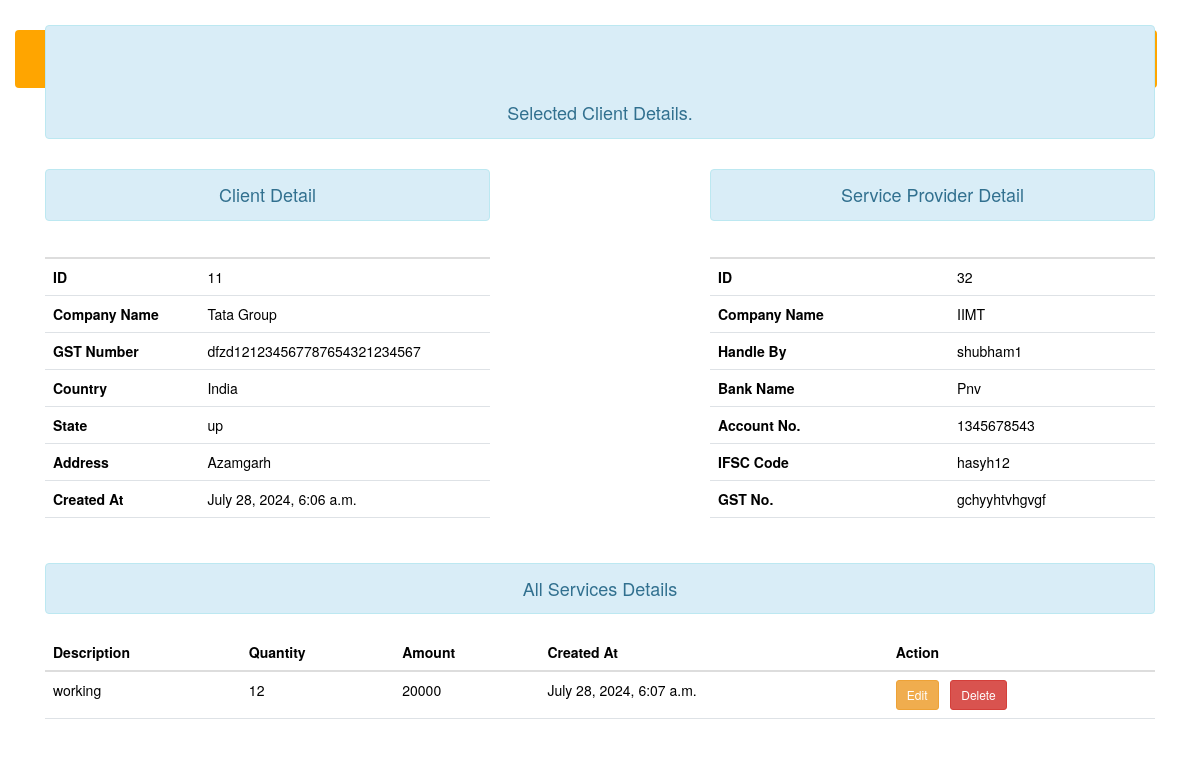
The app's page /review//11/ (signed in) with its own data.
### inv/models.py (models this page shows, shortened)
class Client_detail(models.Model):
    company_name = models.CharField(max_length=100)
    gst_number=models.CharField(max_length=50)
    country=models.CharField(max_length=23)
    state=models.CharField(max_length=23)
    address=models.CharField(max_length=34)
    created_at = models.DateTimeField(auto_now_add=True)

class AddService(models.Model):
    client= models.ForeignKey(Client_detail, on_delete=models.CASCADE,related_name='AddService',blank=True,null=True)
    company_name=models.CharField(max_length=200)
    handle_by=models.CharField(max_length=200)
    email=models.CharField(max_length=80)
    phone=models.IntegerField()
    account_number=models.IntegerField()
    ifsc_code=models.CharField(max_length=20)
    bank=models.CharField(max_length=20)
    gst_number=models.CharField(max_length=20)

class Add_Service(models.Model):
    client= models.ForeignKey(Client_detail, on_delete=models.CASCADE)
    description=models.CharField(max_length=45)
    quantity=models.IntegerField()
    amount=models.IntegerField()
    created_at = models.DateTimeField(auto_now_add=True)

### inv/views.py (the view)
# urls.py: path('review//<int:pk>/',views.review,name='review'),
def review(request,pk):
    if request.user.is_authenticated:
        clientData =Client_detail.objects.get(id=pk)
        try:
            companyData=AddService.objects.filter(client_id=pk).first()
        except AddService.DoesNotExist:
            companyData ={'key':'val'}
        try:
            servicesData =Add_Service.objects.filter(client_id=pk)
        except Add_Service.DoesNotExist:
            servicesData ={'key':'val'}
        context ={'clientData':clientData,
                 'companyData':companyData,'servicesData':servicesData}
        return render(request, 'review.html', context)
    else:
        return HttpResponseRedirect('/')

### templates/review.html (shortened to what this page needs)
{% extends 'base.html' %}
{% block body %}
<div class="container mt-4">
    <div>
        <h4 class="text-center alert alert-info">Selected Client Details.</h4>
        <div class='row'>
            <div class="col-sm-5">
                <h4 class="text-center alert alert-info">Client Detail</h4>
                <div class="table-responsive">
                    <table class="table table-hover">
                        <thead>
                            <tr>
                                <th scope="col"></th>
                                <th scope="col"></th>
                            </tr>
                        </thead>
                        <tbody>
                            <tr>
                                <th scope="row">ID</th>
                                <td>{{clientData.id}}</td>
                            </tr>
                            <tr>
                                <th scope="row">Company Name</th>
                                <td>{{clientData.company_name}}</td>
                            </tr>
                            <tr>
                                <th scope="row">GST Number</th>
                                <td>{{clientData.gst_number}}</td>
                            </tr>
                            <tr>
                                <th scope="row">Country</th>
                                <td>{{clientData.country}}</td>
                            </tr>
                            <tr>
                                <th scope="row">State</th>
                                <td>{{clientData.state}}</td>
                            </tr>
                            <tr>
                                <th scope="row">Address</th>
                                <td>{{clientData.address}}</td>
                            </tr>
                            <tr>
                                <th scope="row">Created At</th>
                                <td>{{clientData.created_at}}</td>
                            </tr>
                        </tbody>
                    </table>
                </div>
            </div>
            <div class="col-sm-5 offset-2">
                <h4 class="text-center alert alert-info">Service Provider Detail</h4>
                {% if companyData.Key %}
                <h6 class="text-center mt-4"><span class=" rounded bg-danger px-2 py-1 text-white">Service provider
                        details not available, Please insert details first.</span></h6>
                {% else %}
                <div class="table-responsive">
                    <table class="table table-hover">
                        <thead>
                            <tr>
                                <th scope="col"></th>
                                <th scope="col"></th>
                            </tr>
                        </thead>
                        <tbody>
                            <tr>
                                <th scope="row">ID</th>
                                <td>{{companyData.id}}</td>
                            </tr>
                            <tr>
                                <th scope="row">Company Name</th>
                                <td>{{companyData.company_name}}</td>
                            </tr>
                            <tr>
                                <th scope="row">Handle By</th>
                                <td>{{companyData.handle_by}}</td>
                            </tr>
                            <tr>
                                <th scope="row">Bank Name</th>
                                <td>{{companyData.bank}}</td>
                            </tr>
                            <tr>
                                <th scope="row">Account No.</th>
                                <td>{{companyData.account_number}}</td>
                            </tr>
                            <tr>
                                <th scope="row">IFSC Code</th>
                                <td>{{companyData.ifsc_code}}</td>
                            </tr>
                            <tr>
                                <th scope="row">GST No.</th>
                                <td>{{companyData.gst_number}}</td>
                            </tr>
                        </tbody>
                    </table>
                </div>
                {% endif %}
            </div>
        </div>
    </div>
</div>
<div class="container mt-4">
    <h4 class="text-center alert alert-info">All Services Details</h4>
    {% if servicesData.Key %}
    <h6 class="text-center mt-4"><span class=" rounded bg-danger px-2 py-1 text-white">No service provided yet, Please
            insert services first.</span></h6>
    {% else %}
    <div class="table-responsive">
        <table class="table table-hover">
            <thead>
                <tr>
                    <th scope="col">Description</th>
                    <th scope="col">Quantity</th>
                    <th scope="col">Amount</th>
                    <th scope="col">Created At</th>
                    <th scope="col">Action</th>
                </tr>
            </thead>
            <tbody>
                {% for obj in servicesData reversed %}
                <tr>
                    <td> {{obj.description}} </td>
                    <td> {{obj.quantity}} </td>
                    <td> {{obj.amount}} </td>
                    <td> {{obj.created_at}}</td>
                    <td>
                        <a href="#" class="btn btn-warning btn-sm">Edit</a> &nbsp;
                        <form action="" method="post" class="d-inline">
                            <button type="submit" class="btn btn-danger btn-sm" onclick="return confirm('Are you sure you want to delete this item?')">Delete</button>
                        </form>
                    </td>
                </tr>
                {% endfor %}
            </tbody>
        </table>
    </div>
    {% endif %}
</div>
{% endblock body %}

### records on screen
Client_detail: id "11", company_name "Tata Group", gst_number "dfzd121234567787654321234567", country "India", state "up", address "Azamgarh", created_at "July 28, 2024, 6:06 a.m."
AddService: id "32", company_name "IIMT", handle_by "shubham1", bank "Pnv", account_number "1345678543", ifsc_code "hasyh12", gst_number "gchyyhtvhgvgf"
Add_Service: description "working", quantity "12", amount "20000", created_at "July 28, 2024, 6:07 a.m."
